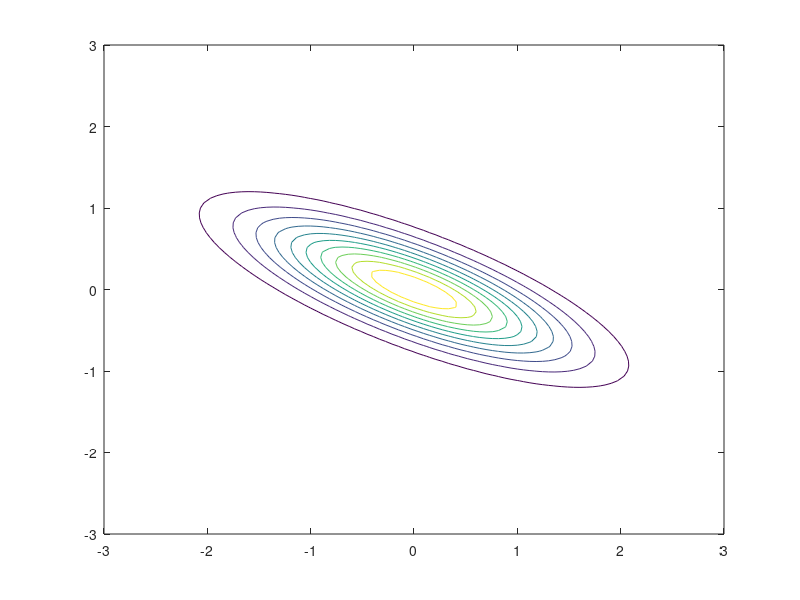

Write the MATLAB code that produced this figure.
## https://de.mathworks.com/help/stats/multivariate-normal-distribution.html
## https://de.mathworks.com/help/stats/mvnrnd.html
## https://de.mathworks.com/help/stats/mvnpdf.html
## https://de.mathworks.com/help/stats/mvncdf.html
## https://octave.sourceforge.io/statistics/function/mvnpdf.html
## https://octave.sourceforge.io/statistics/function/mvncdf.html
## Sigmas: [1.0 0.5; 0.5 1.0], [1, 0.1; 0.1, 0.5], [0.25 0.3; 0.3 1], [0.9 0.4; 0.4 0.3], [1 1.5; 1.5 3]
## [cov (spread) x-axis, rotation; rotation, cov (spread) y-axis] <- must be symmertric i.e. rotation must be equal
## rotation can be negative
function expmax
  mu = [0 0];
  sigma = [.9 -.4; -.4 .3];
  
  [X, Y] = meshgrid (linspace (-3, 3, 100));
  XY = [X(:) Y(:)];
  Z = mvnpdf (XY, mu, sigma);
  Z = reshape (Z, size (X));
  contour (X, Y, Z);
endfunction
